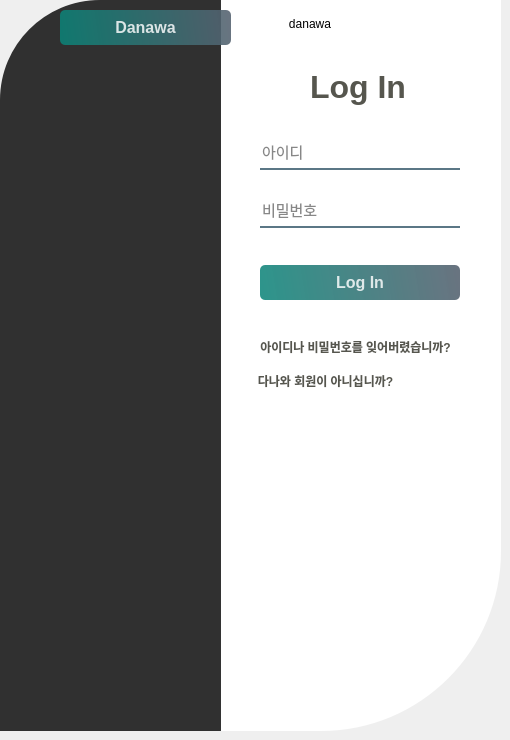
   <widget class="QWidget" name="page_5">
    <widget class="QPushButton" name="page_5_login_btn">
     <property name="geometry">
      <rect>
       <x>260</x>
       <y>265</y>
       <width>200</width>
       <height>35</height>
      </rect>
     </property>
     <property name="font">
      <font>
       <family>Nirmala UI</family>
       <pointsize>12</pointsize>
       <bold>true</bold>
      </font>
     </property>
     <property name="cursor">
      <cursorShape>PointingHandCursor</cursorShape>
     </property>
     <property name="styleSheet">
      <string notr="true">QPushButton#page_5_login_btn {
    background-color: qlineargradient(spread:pad, x1:0, y1:0.505682, x2:1, y2:0.477, stop:0 rgba(11,131,120,219), stop:1 rgba(85, 98, 112, 226));
    color: rgba(255,255,255,210);
    border-radius: 5px;
}

QPushButton#page_5_login_btn:hover {
    background-color: qlineargradient(spread:pad, x1:0, y1:0.505682, x2:1, y2:0.477, stop:0 rgba(150,131,111,219), stop:1 rgba(85, 81, 84, 226));
    color: rgba(255,255,255,210);
    border-radius: 5px;
}

QPushButton#page_5_login_btn:pressed {
    padding-left: 5px;
    padding-top: 5px;
    background-color: rgba(150,123,111,255);
}</string>
     </property>
     <property name="text">
      <string>Log In</string>
     </property>
     <property name="flat">
      <bool>false</bool>
     </property>
    </widget>
    <widget class="QPushButton" name="page_5_id_find_btn">
     <property name="geometry">
      <rect>
       <x>250</x>
       <y>337</y>
       <width>211</width>
       <height>20</height>
      </rect>
     </property>
     <property name="font">
      <font>
       <bold>true</bold>
      </font>
     </property>
     <property name="cursor">
      <cursorShape>PointingHandCursor</cursorShape>
     </property>
     <property name="styleSheet">
      <string notr="true">color: rgb(86, 86, 78);</string>
     </property>
     <property name="text">
      <string>아이디나 비밀번호를 잊어버렸습니까?</string>
     </property>
     <property name="flat">
      <bool>true</bool>
     </property>
    </widget>
    <widget class="QLineEdit" name="page_5_pw_label">
     <property name="geometry">
      <rect>
       <x>260</x>
       <y>198</y>
       <width>200</width>
       <height>30</height>
      </rect>
     </property>
     <property name="font">
      <font>
       <pointsize>11</pointsize>
      </font>
     </property>
     <property name="styleSheet">
      <string notr="true">background-color : rgba(0,0,0,0);
border : none;
border-bottom : 2px solid rgba(46,82,101,200);
color : rgba(0,0,0,240);
padding-bottom : 7px;</string>
     </property>
     <property name="echoMode">
      <enum>QLineEdit::Password</enum>
     </property>
     <property name="readOnly">
      <bool>false</bool>
     </property>
     <property name="placeholderText">
      <string>비밀번호</string>
     </property>
    </widget>
    <widget class="QLineEdit" name="page_5_id_label">
     <property name="geometry">
      <rect>
       <x>260</x>
       <y>140</y>
       <width>200</width>
       <height>30</height>
      </rect>
     </property>
     <property name="font">
      <font>
       <pointsize>11</pointsize>
      </font>
     </property>
     <property name="styleSheet">
      <string notr="true">background-color : rgba(0,0,0,0);
border : none;
border-bottom : 2px solid rgba(46,82,101,200);
color : rgba(0,0,0,240);
padding-bottom : 7px;</string>
     </property>
     <property name="placeholderText">
      <string>아이디</string>
     </property>
    </widget>
    <widget class="QPushButton" name="page_5_logo">
     <property name="geometry">
      <rect>
       <x>250</x>
       <y>10</y>
       <width>120</width>
       <height>27</height>
      </rect>
     </property>
     <property name="cursor">
      <cursorShape>PointingHandCursor</cursorShape>
     </property>
     <property name="text">
      <string>danawa</string>
     </property>
     <property name="flat">
      <bool>true</bool>
     </property>
    </widget>
    <widget class="QLabel" name="page_5label">
     <property name="geometry">
      <rect>
       <x>310</x>
       <y>66</y>
       <width>101</width>
       <height>41</height>
      </rect>
     </property>
     <property name="font">
      <font>
       <family>Nirmala UI</family>
       <pointsize>24</pointsize>
       <bold>true</bold>
      </font>
     </property>
     <property name="styleSheet">
      <string notr="true">color: rgb(86, 86, 78);</string>
     </property>
     <property name="text">
      <string>Log In</string>
     </property>
    </widget>
    <widget class="QLabel" name="page_5_Background_3">
     <property name="geometry">
      <rect>
       <x>220</x>
       <y>0</y>
       <width>281</width>
       <height>731</height>
      </rect>
     </property>
     <property name="whatsThis">
      <string>&lt;html&gt;&lt;head/&gt;&lt;body&gt;&lt;p&gt;background-color : rgba(255,255,255,255);&lt;/p&gt;&lt;/body&gt;&lt;/html&gt;</string>
     </property>
     <property name="styleSheet">
      <string notr="true">background-color: rgb(255, 255, 255);
border-bottom-right-radius : 180px;</string>
     </property>
     <property name="text">
      <string/>
     </property>
    </widget>
    <widget class="QPushButton" name="Button_membership">
     <property name="geometry">
      <rect>
       <x>250</x>
       <y>370</y>
       <width>151</width>
       <height>21</height>
      </rect>
     </property>
     <property name="font">
      <font>
       <bold>true</bold>
      </font>
     </property>
     <property name="cursor">
      <cursorShape>PointingHandCursor</cursorShape>
     </property>
     <property name="styleSheet">
      <string notr="true">color: rgb(86, 86, 78);</string>
     </property>
     <property name="text">
      <string>다나와 회원이 아니십니까?</string>
     </property>
     <property name="flat">
      <bool>true</bool>
     </property>
    </widget>
    <widget class="QLabel" name="page_5_Background_2">
     <property name="geometry">
      <rect>
       <x>0</x>
       <y>0</y>
       <width>221</width>
       <height>731</height>
      </rect>
     </property>
     <property name="styleSheet">
      <string notr="true">background-color: rgba(0, 0, 0, 0.8);
border-top-left-radius: 100px;
</string>
     </property>
     <property name="text">
      <string/>
     </property>
     <property name="textFormat">
      <enum>Qt::AutoText</enum>
     </property>
     <property name="pixmap">
      <pixmap>../../Desktop/QT/qqq/background.png</pixmap>
     </property>
     <property name="scaledContents">
      <bool>true</bool>
     </property>
     <property name="wordWrap">
      <bool>false</bool>
     </property>
    </widget>
    <widget class="QPushButton" name="page_5_login_btn_2">
     <property name="geometry">
      <rect>
       <x>60</x>
       <y>10</y>
       <width>171</width>
       <height>35</height>
      </rect>
     </property>
     <property name="font">
      <font>
       <family>Nirmala UI</family>
       <pointsize>12</pointsize>
       <bold>true</bold>
      </font>
     </property>
     <property name="cursor">
      <cursorShape>PointingHandCursor</cursorShape>
     </property>
     <property name="styleSheet">
      <string notr="true">QPushButton#page_5_login_btn_2 {
    background-color: qlineargradient(spread:pad, x1:0, y1:0.505682, x2:1, y2:0.477, stop:0 rgba(11,131,120,219), stop:1 rgba(85, 98, 112, 226));
    color: rgba(255,255,255,210);
    border-radius: 5px;
}

QPushButton#page_5_login_btn_2:hover {
    background-color: qlineargradient(spread:pad, x1:0, y1:0.505682, x2:1, y2:0.477, stop:0 rgba(150,131,111,219), stop:1 rgba(85, 81, 84, 226));
    color: rgba(255,255,255,210);
    border-radius: 5px;
}

QPushButton#page_5_login_btn_2:pressed {
    padding-left: 5px;
    padding-top: 5px;
    background-color: rgba(150,123,111,255);
}</string>
     </property>
     <property name="text">
      <string>Danawa</string>
     </property>
     <property name="flat">
      <bool>false</bool>
     </property>
    </widget>
    <zorder>page_5_Background_3</zorder>
    <zorder>page_5_login_btn</zorder>
    <zorder>page_5_id_find_btn</zorder>
    <zorder>page_5_pw_label</zorder>
    <zorder>page_5_id_label</zorder>
    <zorder>page_5_logo</zorder>
    <zorder>page_5label</zorder>
    <zorder>Button_membership</zorder>
    <zorder>page_5_Background_2</zorder>
    <zorder>page_5_login_btn_2</zorder>
   </widget>
